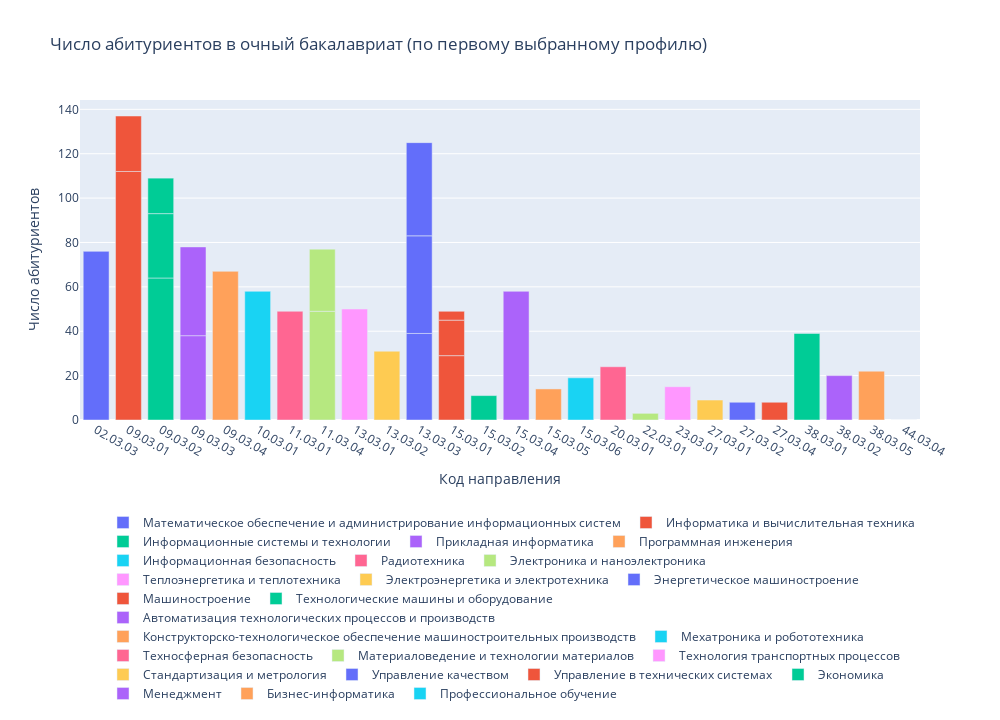

Notebook code for this chart:
### Code cell
fig = px.bar(data_long\
       .assign(profile_fullname = lambda x: x.profile_code.apply(lambda y: code_dict[y]))\
       .query('profile_rank == 1'), y='count', x='profile_code', color='profile_fullname', 
    width=1000, height=720, 
    labels={'profile_code': 'Код направления', 
            'profile_fullname': 'Направление',
            'count': 'Число абитуриентов', 'profile_rank': 'Выбор'},
    title='Число абитуриентов в очный бакалавриат (по первому выбранному профилю)',
)
fig.update_layout(
    legend=dict(orientation="h", yanchor="bottom", y=-0.9, xanchor="right", x=1),
    legend_title_text=''
)
fig.show()

### Figure 1 — Plotly figure (JSON) as saved in the notebook; plotly's stock layout.template omitted (floating-point values rounded to 4 significant figures)
{"data": [{"alignmentgroup": "True", "hovertemplate": "Направление=Математическое обеспечение и администрирование информационных систем<br>Код направления=%{x}<br>Число абитуриентов=%{y}<extra></extra>", "legendgroup": "Математическое обеспечение и администрирование информационных систем", "marker": {"color": "#636efa", "pattern": {"shape": ""}}, "name": "Математическое обеспечение и администрирование информационных систем", "offsetgroup": "Математическое обеспечение и администрирование информационных систем", "orientation": "v", "showlegend": true, "textposition": "auto", "type": "bar", "x": ["02.03.03"], "xaxis": "x", "y": [76], "yaxis": "y"}, {"alignmentgroup": "True", "hovertemplate": "Направление=Информатика и вычислительная техника<br>Код направления=%{x}<br>Число абитуриентов=%{y}<extra></extra>", "legendgroup": "Информатика и вычислительная техника", "marker": {"color": "#EF553B", "pattern": {"shape": ""}}, "name": "Информатика и вычислительная техника", "offsetgroup": "Информатика и вычислительная техника", "orientation": "v", "showlegend": true, "textposition": "auto", "type": "bar", "x": ["09.03.01", "09.03.01"], "xaxis": "x", "y": [112, 25], "yaxis": "y"}, {"alignmentgroup": "True", "hovertemplate": "Направление=Информационные системы и технологии<br>Код направления=%{x}<br>Число абитуриентов=%{y}<extra></extra>", "legendgroup": "Информационные системы и технологии", "marker": {"color": "#00cc96", "pattern": {"shape": ""}}, "name": "Информационные системы и технологии", "offsetgroup": "Информационные системы и технологии", "orientation": "v", "showlegend": true, "textposition": "auto", "type": "bar", "x": ["09.03.02", "09.03.02", "09.03.02"], "xaxis": "x", "y": [64, 29, 16], "yaxis": "y"}, {"alignmentgroup": "True", "hovertemplate": "Направление=Прикладная информатика<br>Код направления=%{x}<br>Число абитуриентов=%{y}<extra></extra>", "legendgroup": "Прикладная информатика", "marker": {"color": "#ab63fa", "pattern": {"shape": ""}}, "name": "Прикладная информатика", "offsetgroup": "Прикладная информатика", "orientation": "v", "showlegend": true, "textposition": "auto", "type": "bar", "x": ["09.03.03", "09.03.03"], "xaxis": "x", "y": [38, 40], "yaxis": "y"}, {"alignmentgroup": "True", "hovertemplate": "Направление=Программная инженерия<br>Код направления=%{x}<br>Число абитуриентов=%{y}<extra></extra>", "legendgroup": "Программная инженерия", "marker": {"color": "#FFA15A", "pattern": {"shape": ""}}, "name": "Программная инженерия", "offsetgroup": "Программная инженерия", "orientation": "v", "showlegend": true, "textposition": "auto", "type": "bar", "x": ["09.03.04"], "xaxis": "x", "y": [67], "yaxis": "y"}, {"alignmentgroup": "True", "hovertemplate": "Направление=Информационная безопасность<br>Код направления=%{x}<br>Число абитуриентов=%{y}<extra></extra>", "legendgroup": "Информационная безопасность", "marker": {"color": "#19d3f3", "pattern": {"shape": ""}}, "name": "Информационная безопасность", "offsetgroup": "Информационная безопасность", "orientation": "v", "showlegend": true, "textposition": "auto", "type": "bar", "x": ["10.03.01"], "xaxis": "x", "y": [58], "yaxis": "y"}, {"alignmentgroup": "True", "hovertemplate": "Направление=Радиотехника<br>Код направления=%{x}<br>Число абитуриентов=%{y}<extra></extra>", "legendgroup": "Радиотехника", "marker": {"color": "#FF6692", "pattern": {"shape": ""}}, "name": "Радиотехника", "offsetgroup": "Радиотехника", "orientation": "v", "showlegend": true, "textposition": "auto", "type": "bar", "x": ["11.03.01"], "xaxis": "x", "y": [49], "yaxis": "y"}, {"alignmentgroup": "True", "hovertemplate": "Направление=Электроника и наноэлектроника<br>Код направления=%{x}<br>Число абитуриентов=%{y}<extra></extra>", "legendgroup": "Электроника и наноэлектроника", "marker": {"color": "#B6E880", "pattern": {"shape": ""}}, "name": "Электроника и наноэлектроника", "offsetgroup": "Электроника и наноэлектроника", "orientation": "v", "showlegend": true, "textposition": "auto", "type": "bar", "x": ["11.03.04", "11.03.04"], "xaxis": "x", "y": [49, 28], "yaxis": "y"}, {"alignmentgroup": "True", "hovertemplate": "Направление=Теплоэнергетика и теплотехника<br>Код направления=%{x}<br>Число абитуриентов=%{y}<extra></extra>", "legendgroup": "Теплоэнергетика и теплотехника", "marker": {"color": "#FF97FF", "pattern": {"shape": ""}}, "name": "Теплоэнергетика и теплотехника", "offsetgroup": "Теплоэнергетика и теплотехника", "orientation": "v", "showlegend": true, "textposition": "auto", "type": "bar", "x": ["13.03.01"], "xaxis": "x", "y": [50], "yaxis": "y"}, {"alignmentgroup": "True", "hovertemplate": "Направление=Электроэнергетика и электротехника<br>Код направления=%{x}<br>Число абитуриентов=%{y}<extra></extra>", "legendgroup": "Электроэнергетика и электротехника", "marker": {"color": "#FECB52", "pattern": {"shape": ""}}, "name": "Электроэнергетика и электротехника", "offsetgroup": "Электроэнергетика и электротехника", "orientation": "v", "showlegend": true, "textposition": "auto", "type": "bar", "x": ["13.03.02"], "xaxis": "x", "y": [31], "yaxis": "y"}, {"alignmentgroup": "True", "hovertemplate": "Направление=Энергетическое машиностроение<br>Код направления=%{x}<br>Число абитуриентов=%{y}<extra></extra>", "legendgroup": "Энергетическое машиностроение", "marker": {"color": "#636efa", "pattern": {"shape": ""}}, "name": "Энергетическое машиностроение", "offsetgroup": "Энергетическое машиностроение", "orientation": "v", "showlegend": true, "textposition": "auto", "type": "bar", "x": ["13.03.03", "13.03.03", "13.03.03"], "xaxis": "x", "y": [39, 44, 42], "yaxis": "y"}, {"alignmentgroup": "True", "hovertemplate": "Направление=Машиностроение<br>Код направления=%{x}<br>Число абитуриентов=%{y}<extra></extra>", "legendgroup": "Машиностроение", "marker": {"color": "#EF553B", "pattern": {"shape": ""}}, "name": "Машиностроение", "offsetgroup": "Машиностроение", "orientation": "v", "showlegend": true, "textposition": "auto", "type": "bar", "x": ["15.03.01", "15.03.01", "15.03.01"], "xaxis": "x", "y": [29, 16, 4], "yaxis": "y"}, {"alignmentgroup": "True", "hovertemplate": "Направление=Технологические машины и оборудование<br>Код направления=%{x}<br>Число абитуриентов=%{y}<extra></extra>", "legendgroup": "Технологические машины и оборудование", "marker": {"color": "#00cc96", "pattern": {"shape": ""}}, "name": "Технологические машины и оборудование", "offsetgroup": "Технологические машины и оборудование", "orientation": "v", "showlegend": true, "textposition": "auto", "type": "bar", "x": ["15.03.02"], "xaxis": "x", "y": [11], "yaxis": "y"}, {"alignmentgroup": "True", "hovertemplate": "Направление=Автоматизация технологических процессов и производств<br>Код направления=%{x}<br>Число абитуриентов=%{y}<extra></extra>", "legendgroup": "Автоматизация технологических процессов и производств", "marker": {"color": "#ab63fa", "pattern": {"shape": ""}}, "name": "Автоматизация технологических процессов и производств", "offsetgroup": "Автоматизация технологических процессов и производств", "orientation": "v", "showlegend": true, "textposition": "auto", "type": "bar", "x": ["15.03.04"], "xaxis": "x", "y": [58], "yaxis": "y"}, {"alignmentgroup": "True", "hovertemplate": "Направление=Конструкторско-технологическое обеспечение машиностроительных производств<br>Код направления=%{x}<br>Число абитуриентов=%{y}<extra></extra>", "legendgroup": "Конструкторско-технологическое обеспечение машиностроительных производств", "marker": {"color": "#FFA15A", "pattern": {"shape": ""}}, "name": "Конструкторско-технологическое обеспечение машиностроительных производств", "offsetgroup": "Конструкторско-технологическое обеспечение машиностроительных производств", "orientation": "v", "showlegend": true, "textposition": "auto", "type": "bar", "x": ["15.03.05"], "xaxis": "x", "y": [14], "yaxis": "y"}, {"alignmentgroup": "True", "hovertemplate": "Направление=Мехатроника и робототехника<br>Код направления=%{x}<br>Число абитуриентов=%{y}<extra></extra>", "legendgroup": "Мехатроника и робототехника", "marker": {"color": "#19d3f3", "pattern": {"shape": ""}}, "name": "Мехатроника и робототехника", "offsetgroup": "Мехатроника и робототехника", "orientation": "v", "showlegend": true, "textposition": "auto", "type": "bar", "x": ["15.03.06"], "xaxis": "x", "y": [19], "yaxis": "y"}, {"alignmentgroup": "True", "hovertemplate": "Направление=Техносферная безопасность<br>Код направления=%{x}<br>Число абитуриентов=%{y}<extra></extra>", "legendgroup": "Техносферная безопасность", "marker": {"color": "#FF6692", "pattern": {"shape": ""}}, "name": "Техносферная безопасность", "offsetgroup": "Техносферная безопасность", "orientation": "v", "showlegend": true, "textposition": "auto", "type": "bar", "x": ["20.03.01"], "xaxis": "x", "y": [24], "yaxis": "y"}, {"alignmentgroup": "True", "hovertemplate": "Направление=Материаловедение и технологии материалов<br>Код направления=%{x}<br>Число абитуриентов=%{y}<extra></extra>", "legendgroup": "Материаловедение и технологии материалов", "marker": {"color": "#B6E880", "pattern": {"shape": ""}}, "name": "Материаловедение и технологии материалов", "offsetgroup": "Материаловедение и технологии материалов", "orientation": "v", "showlegend": true, "textposition": "auto", "type": "bar", "x": ["22.03.01"], "xaxis": "x", "y": [3], "yaxis": "y"}, {"alignmentgroup": "True", "hovertemplate": "Направление=Технология транспортных процессов<br>Код направления=%{x}<br>Число абитуриентов=%{y}<extra></extra>", "legendgroup": "Технология транспортных процессов", "marker": {"color": "#FF97FF", "pattern": {"shape": ""}}, "name": "Технология транспортных процессов", "offsetgroup": "Технология транспортных процессов", "orientation": "v", "showlegend": true, "textposition": "auto", "type": "bar", "x": ["23.03.01"], "xaxis": "x", "y": [15], "yaxis": "y"}, {"alignmentgroup": "True", "hovertemplate": "Направление=Стандартизация и метрология<br>Код направления=%{x}<br>Число абитуриентов=%{y}<extra></extra>", "legendgroup": "Стандартизация и метрология", "marker": {"color": "#FECB52", "pattern": {"shape": ""}}, "name": "Стандартизация и метрология", "offsetgroup": "Стандартизация и метрология", "orientation": "v", "showlegend": true, "textposition": "auto", "type": "bar", "x": ["27.03.01"], "xaxis": "x", "y": [9], "yaxis": "y"}, {"alignmentgroup": "True", "hovertemplate": "Направление=Управление качеством<br>Код направления=%{x}<br>Число абитуриентов=%{y}<extra></extra>", "legendgroup": "Управление качеством", "marker": {"color": "#636efa", "pattern": {"shape": ""}}, "name": "Управление качеством", "offsetgroup": "Управление качеством", "orientation": "v", "showlegend": true, "textposition": "auto", "type": "bar", "x": ["27.03.02"], "xaxis": "x", "y": [8], "yaxis": "y"}, {"alignmentgroup": "True", "hovertemplate": "Направление=Управление в технических системах<br>Код направления=%{x}<br>Число абитуриентов=%{y}<extra></extra>", "legendgroup": "Управление в технических системах", "marker": {"color": "#EF553B", "pattern": {"shape": ""}}, "name": "Управление в технических системах", "offsetgroup": "Управление в технических системах", "orientation": "v", "showlegend": true, "textposition": "auto", "type": "bar", "x": ["27.03.04"], "xaxis": "x", "y": [8], "yaxis": "y"}, {"alignmentgroup": "True", "hovertemplate": "Направление=Экономика<br>Код направления=%{x}<br>Число абитуриентов=%{y}<extra></extra>", "legendgroup": "Экономика", "marker": {"color": "#00cc96", "pattern": {"shape": ""}}, "name": "Экономика", "offsetgroup": "Экономика", "orientation": "v", "showlegend": true, "textposition": "auto", "type": "bar", "x": ["38.03.01"], "xaxis": "x", "y": [39], "yaxis": "y"}, {"alignmentgroup": "True", "hovertemplate": "Направление=Менеджмент<br>Код направления=%{x}<br>Число абитуриентов=%{y}<extra></extra>", "legendgroup": "Менеджмент", "marker": {"color": "#ab63fa", "pattern": {"shape": ""}}, "name": "Менеджмент", "offsetgroup": "Менеджмент", "orientation": "v", "showlegend": true, "textposition": "auto", "type": "bar", "x": ["38.03.02"], "xaxis": "x", "y": [20], "yaxis": "y"}, {"alignmentgroup": "True", "hovertemplate": "Направление=Бизнес-информатика<br>Код направления=%{x}<br>Число абитуриентов=%{y}<extra></extra>", "legendgroup": "Бизнес-информатика", "marker": {"color": "#FFA15A", "pattern": {"shape": ""}}, "name": "Бизнес-информатика", "offsetgroup": "Бизнес-информатика", "orientation": "v", "showlegend": true, "textposition": "auto", "type": "bar", "x": ["38.03.05"], "xaxis": "x", "y": [22], "yaxis": "y"}, {"alignmentgroup": "True", "hovertemplate": "Направление=Профессиональное обучение<br>Код направления=%{x}<br>Число абитуриентов=%{y}<extra></extra>", "legendgroup": "Профессиональное обучение", "marker": {"color": "#19d3f3", "pattern": {"shape": ""}}, "name": "Профессиональное обучение", "offsetgroup": "Профессиональное обучение", "orientation": "v", "showlegend": true, "textposition": "auto", "type": "bar", "x": ["44.03.04"], "xaxis": "x", "y": [0], "yaxis": "y"}], "layout": {"barmode": "relative", "height": 720, "legend": {"orientation": "h", "title": {"text": ""}, "tracegroupgap": 0, "x": 1, "xanchor": "right", "y": -0.9, "yanchor": "bottom"}, "title": {"text": "Число абитуриентов в очный бакалавриат (по первому выбранному профилю)"}, "width": 1000, "xaxis": {"anchor": "y", "autorange": true, "domain": [0, 1], "range": [-0.5, 25.5], "title": {"text": "Код направления"}, "type": "category"}, "yaxis": {"anchor": "x", "autorange": true, "domain": [0, 1], "range": [0, 144.2], "title": {"text": "Число абитуриентов"}, "type": "linear"}}}
